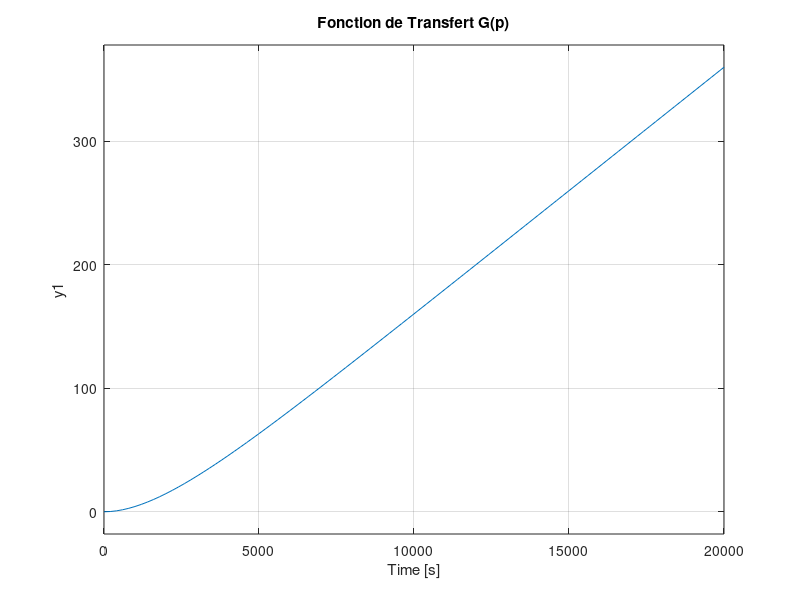
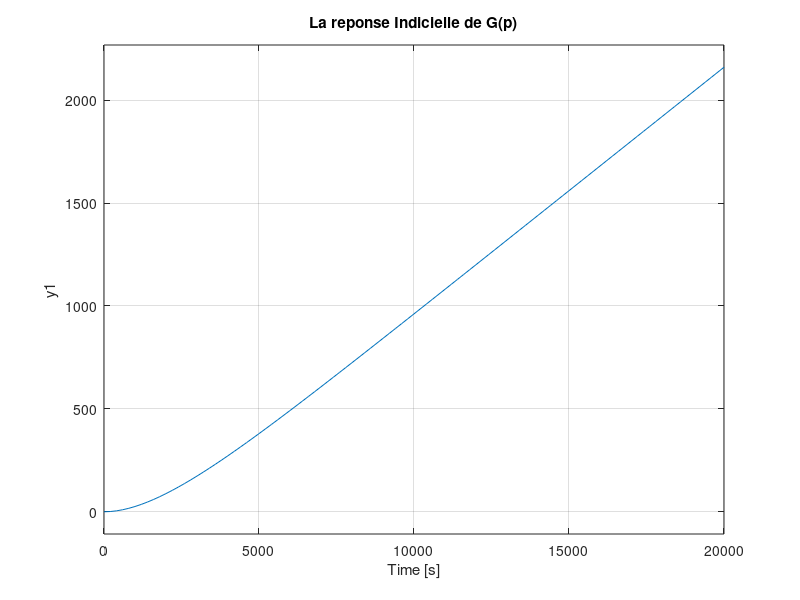
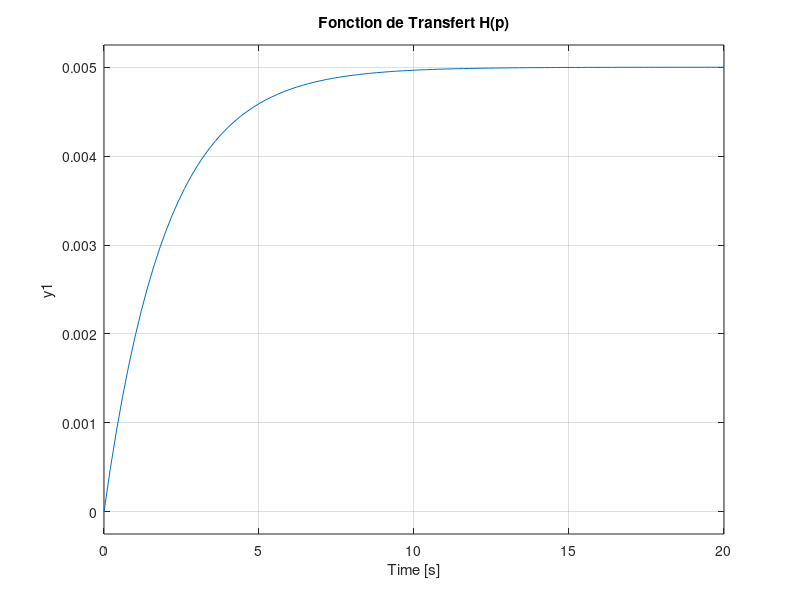

The MATLAB script that drew these images, in order:
%% TP Partie 1 

clear;
clc;
close all;

%Q 1-3

p = tf('p');
K1 = 0.02;
tau1 = 2000;
G=K1/(p*(1+tau1*p));

disp('La fonction de transfert G(p) est :')
G

%G bien verifier et sous la bonne forme 

%Q 4
pole(G)
zero(G)

%Conclure sur la stabilite: Ce systeme est marginalement stable car on a un
%seul pole a zero 


% Plot the step response of the transfer function G
figure
step(G)
title('Fonction de Transfert G(p)')
grid on
% ici on remarque que cest marginalement stable car on a un pole negatif et
% ple nul 


%Q 5 
dcgain(G)

%Gain statique infini, donner par la ans = Inf
%COURS: le gain statique est logiquement infini car la FTBO est un
%integrateur d'ordre 2

%Quand on alimente le four a 6V on multiplie notre G(P) par la reponse
%frequencielle de v(t)=6 on a v(P) = 6/p et donc le gain statique de la
%fonction rest Inf. GInd(p)=(6/p)*G(p)

%Q 6 

GInd=(K1*6)/(p*(1+tau1*p));

disp('La reponse Indicielle de G(p) est :')
GInd

%step does the LaPlace of the function 

figure
step(GInd)
title('La reponse Indicielle de G(p)')
grid on

%on peut bien remarquer que le gain statique augmente aussi a l'infini mais il
%est 6x plus grand 


%Q 7
tau2 = 2;
K2 = 5 * 10^(-3);
H = K2/(1+tau2*p);

disp('La fonction de transfert H(p) est :')
H

%Q 8

pole(H)
zero(H)

% ici on a un pole (-1/2) et donc notre system est stable

%Q 9 

figure
step(H)
title('Fonction de Transfert H(p)')
grid on


%Q 10 

%CF simulink
